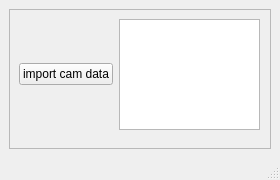
<?xml version="1.0" encoding="UTF-8"?>
<ui version="4.0">
 <class>MainWindow</class>
 <widget class="QMainWindow" name="MainWindow">
  <property name="geometry">
   <rect>
    <x>0</x>
    <y>0</y>
    <width>280</width>
    <height>180</height>
   </rect>
  </property>
  <property name="minimumSize">
   <size>
    <width>279</width>
    <height>179</height>
   </size>
  </property>
  <property name="maximumSize">
   <size>
    <width>280</width>
    <height>180</height>
   </size>
  </property>
  <property name="windowTitle">
   <string>Camera Shake Library TestButton</string>
  </property>
  <widget class="QWidget" name="centralwidget">
   <layout class="QHBoxLayout" name="horizontalLayout">
    <item>
     <widget class="QFrame" name="frame">
      <property name="minimumSize">
       <size>
        <width>260</width>
        <height>135</height>
       </size>
      </property>
      <property name="maximumSize">
       <size>
        <width>265</width>
        <height>140</height>
       </size>
      </property>
      <property name="frameShape">
       <enum>QFrame::StyledPanel</enum>
      </property>
      <property name="frameShadow">
       <enum>QFrame::Sunken</enum>
      </property>
      <widget class="QWidget" name="">
       <property name="geometry">
        <rect>
         <x>10</x>
         <y>10</y>
         <width>241</width>
         <height>111</height>
        </rect>
       </property>
       <layout class="QHBoxLayout" name="horizontalLayout_2">
        <item>
         <widget class="QPushButton" name="im_bt1">
          <property name="text">
           <string>import cam data</string>
          </property>
         </widget>
        </item>
        <item>
         <widget class="QPlainTextEdit" name="plainTextEdit">
          <property name="toolTip">
           <string/>
          </property>
          <property name="statusTip">
           <string>description</string>
          </property>
          <property name="documentTitle">
           <string>desciption</string>
          </property>
          <property name="overwriteMode">
           <bool>false</bool>
          </property>
          <property name="centerOnScroll">
           <bool>true</bool>
          </property>
         </widget>
        </item>
       </layout>
      </widget>
     </widget>
    </item>
   </layout>
  </widget>
  <widget class="QMenuBar" name="menubar">
   <property name="geometry">
    <rect>
     <x>0</x>
     <y>0</y>
     <width>280</width>
     <height>21</height>
    </rect>
   </property>
  </widget>
  <widget class="QStatusBar" name="statusbar"/>
 </widget>
 <resources/>
 <connections/>
</ui>
